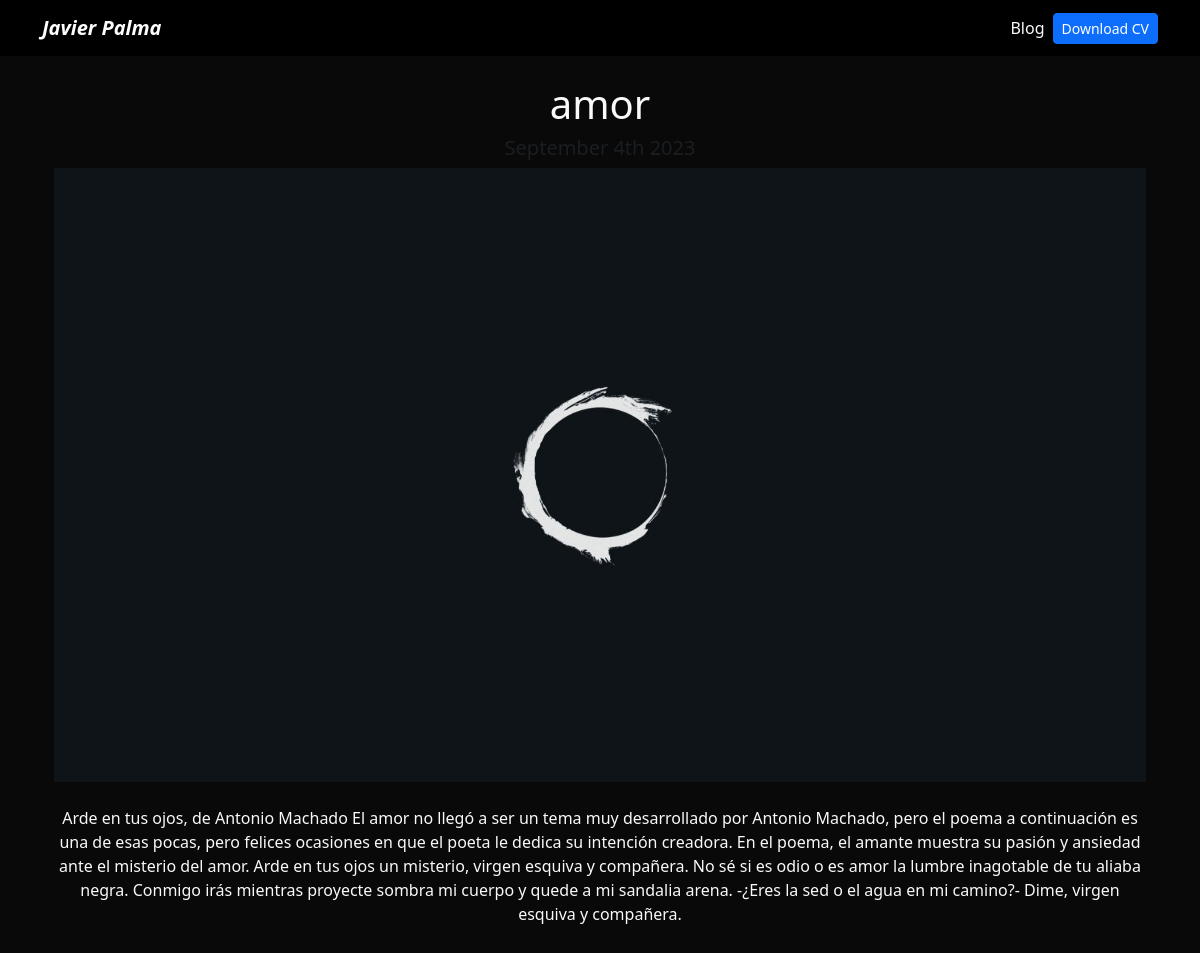
The app's page /blog/4 with its own data.
### blog/models.py (models this page shows)
class Post(models.Model):
    title = models.CharField(max_length=100)
    description = models.TextField()
    image = models.ImageField(upload_to='blog/images')
    date = models.DateField(datetime.date.today)

### blog/views.py (the view)
# urls.py: path('<int:post_id>',post_detail, name="post_detail"),
def post_detail(request, post_id):
    post = get_object_or_404(Post, pk=post_id)
    return render(request, 'post_detail.html', {"post": post})

### blog/templates/post_detail.html
{% extends 'layout.html' %}
{% block content %}
<div class="text-center">
  <h1>{{post.title}}</h1>
  <h2 class="my-2 h5 text-muted">{{post.date|date:'F jS Y'}}</h2>
  <img src="{{post.image.url}}" alt="{{post.title}}" class="img-fluid">
  <div class="my-4">
  {{post.description|safe}}
  </div>
</div>
{% endblock %}

### portfolio/static/main.css (style rules this page uses)
body { background: #090909; }

### records on screen
Post: title "amor", date "September 4th 2023", image (picture), description "Arde en tus ojos, de Antonio Machado El amor no llegó a ser un tema muy desarrollado por Antonio Machado, pero el poema a continuación es una de esas pocas, pero felices ocasiones en que el poeta le dedica su intención creadora. En el poema, el amante muestra su pasión y ansiedad ante el misterio del amor. Arde en tus ojos un misterio, virgen esquiva y compañera. No sé si es odio o es amor la lumbre inagotable de tu aliaba negra. Conmigo irás mientras proyecte sombra mi cuerpo y quede a mi sandalia arena. -¿Eres la sed o el agua en mi camino?- Dime, virgen esquiva y compañera."
